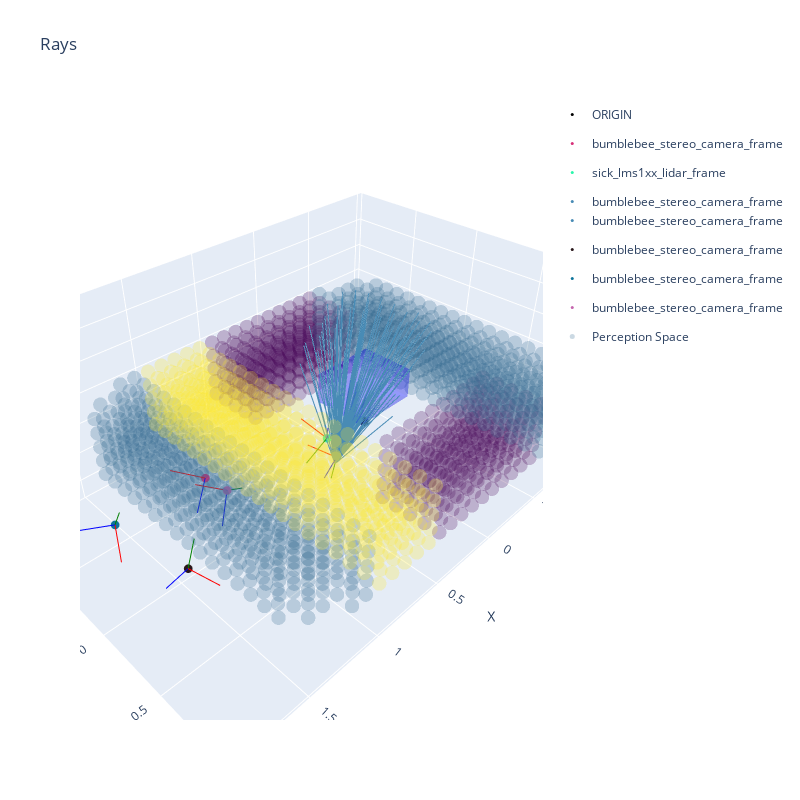

The cell this chart's notebook holds for it:
### Code cell
INDEX_TO_PLOT = 5

design_x_fig = plot_plot_design(INDEX_TO_PLOT, sensor_idx_rays=2, max_rays=100)

### Figure 1 — Plotly figure (JSON) as saved in the notebook; plotly's stock layout.template omitted (floating-point values rounded to 4 significant figures; data arrays with more than 128 entries replaced by an {"elided": "..."} marker saying what was removed)
{"data": [{"marker": {"color": "black", "size": 3}, "mode": "markers", "name": "ORIGIN", "type": "scatter3d", "x": [0], "y": [0], "z": [0]}, {"hoverinfo": "text", "legendgroup": "sensor_0", "marker": {"color": "#d72f78", "size": 3}, "mode": "markers", "name": "bumblebee_stereo_camera_frame", "text": ["Translation:<br>  (x=1.14,<br>  y=-0.18,<br>  z=0.10)", "Quaternion:<br>  (qw=0.24,<br>  qx=-0.87,<br>  qy=0.35,<br>  qz=-0.23)"], "type": "scatter3d", "x": [1.145], "y": [-0.1799], "z": [0.1034]}, {"legendgroup": "sensor_0", "line": {"color": "red", "width": 2}, "mode": "lines", "showlegend": false, "type": "scatter3d", "x": [1.145, 1.275], "y": [-0.1799, -0.325], "z": [0.1034, 0.149]}, {"legendgroup": "sensor_0", "line": {"color": "green", "width": 2}, "mode": "lines", "showlegend": false, "type": "scatter3d", "x": [1.145, 1.044], "y": [-0.1799, -0.3068], "z": [0.1034, -0.01416]}, {"legendgroup": "sensor_0", "line": {"color": "blue", "width": 2}, "mode": "lines", "showlegend": false, "type": "scatter3d", "x": [1.145, 1.259], "y": [-0.1799, -0.1265], "z": [0.1034, -0.05189]}, {"hoverinfo": "text", "legendgroup": "sensor_1", "marker": {"color": "#29f6ab", "size": 3}, "mode": "markers", "name": "sick_lms1xx_lidar_frame", "text": ["Translation:<br>  (x=0.38,<br>  y=0.03,<br>  z=0.09)", "Quaternion:<br>  (qw=0.71,<br>  qx=-0.30,<br>  qy=0.01,<br>  qz=-0.63)"], "type": "scatter3d", "x": [0.3792], "y": [0.03265], "z": [0.08643]}, {"legendgroup": "sensor_1", "line": {"color": "red", "width": 2}, "mode": "lines", "showlegend": false, "type": "scatter3d", "x": [0.3792, 0.4194], "y": [0.03265, -0.1493], "z": [0.08643, 0.1592]}, {"legendgroup": "sensor_1", "line": {"color": "green", "width": 2}, "mode": "lines", "showlegend": false, "type": "scatter3d", "x": [0.3792, 0.5582], "y": [0.03265, 0.03658], "z": [0.08643, -0.002743]}, {"legendgroup": "sensor_1", "line": {"color": "blue", "width": 2}, "mode": "lines", "showlegend": false, "type": "scatter3d", "x": [0.3792, 0.4589], "y": [0.03265, 0.1157], "z": [0.08643, 0.25]}, {"hoverinfo": "text", "legendgroup": "sensor_2", "marker": {"color": "#488bb5", "size": 3}, "mode": "markers", "name": "bumblebee_stereo_camera_frame", "text": ["Translation:<br>  (x=0.30,<br>  y=0.04,<br>  z=-0.10)", "Quaternion:<br>  (qw=-0.52,<br>  qx=0.64,<br>  qy=-0.35,<br>  qz=0.44)"], "type": "scatter3d", "x": [0.2999], "y": [0.04285], "z": [-0.102]}, {"legendgroup": "sensor_2", "line": {"color": "red", "width": 2}, "mode": "lines", "showlegend": false, "type": "scatter3d", "x": [0.2999, 0.3744], "y": [0.04285, -0.1386], "z": [-0.102, -0.06292]}, {"legendgroup": "sensor_2", "line": {"color": "green", "width": 2}, "mode": "lines", "showlegend": false, "type": "scatter3d", "x": [0.2999, 0.302], "y": [0.04285, 0.001573], "z": [-0.102, -0.2977]}, {"legendgroup": "sensor_2", "line": {"color": "blue", "width": 2}, "mode": "lines", "showlegend": false, "type": "scatter3d", "x": [0.2999, 0.4854], "y": [0.04285, 0.1163], "z": [-0.102, -0.1154]}, {"hoverinfo": "text", "legendgroup": "sensor_3", "marker": {"color": "#29171b", "size": 3}, "mode": "markers", "name": "bumblebee_stereo_camera_frame", "text": ["Translation:<br>  (x=1.52,<br>  y=0.12,<br>  z=-0.12)", "Quaternion:<br>  (qw=0.50,<br>  qx=0.32,<br>  qy=0.53,<br>  qz=0.61)"], "type": "scatter3d", "x": [1.518], "y": [0.1185], "z": [-0.1164]}, {"legendgroup": "sensor_3", "line": {"color": "red", "width": 2}, "mode": "lines", "showlegend": false, "type": "scatter3d", "x": [1.518, 1.458], "y": [0.1185, 0.3068], "z": [-0.1164, -0.1454]}, {"legendgroup": "sensor_3", "line": {"color": "green", "width": 2}, "mode": "lines", "showlegend": false, "type": "scatter3d", "x": [1.518, 1.466], "y": [0.1185, 0.1311], "z": [-0.1164, 0.0761]}, {"legendgroup": "sensor_3", "line": {"color": "blue", "width": 2}, "mode": "lines", "showlegend": false, "type": "scatter3d", "x": [1.518, 1.702], "y": [0.1185, 0.1845], "z": [-0.1164, -0.07076]}, {"hoverinfo": "text", "legendgroup": "sensor_4", "marker": {"color": "#0e759b", "size": 3}, "mode": "markers", "name": "bumblebee_stereo_camera_frame", "text": ["Translation:<br>  (x=1.72,<br>  y=-0.19,<br>  z=0.13)", "Quaternion:<br>  (qw=0.72,<br>  qx=0.42,<br>  qy=0.50,<br>  qz=0.24)"], "type": "scatter3d", "x": [1.724], "y": [-0.1909], "z": [0.1297]}, {"legendgroup": "sensor_4", "line": {"color": "red", "width": 2}, "mode": "lines", "showlegend": false, "type": "scatter3d", "x": [1.724, 1.802], "y": [-0.1909, -0.0392], "z": [0.1297, 0.02533]}, {"legendgroup": "sensor_4", "line": {"color": "green", "width": 2}, "mode": "lines", "showlegend": false, "type": "scatter3d", "x": [1.724, 1.738], "y": [-0.1909, -0.083], "z": [0.1297, 0.2974]}, {"legendgroup": "sensor_4", "line": {"color": "blue", "width": 2}, "mode": "lines", "showlegend": false, "type": "scatter3d", "x": [1.724, 1.908], "y": [-0.1909, -0.2639], "z": [0.1297, 0.1608]}, {"hoverinfo": "text", "legendgroup": "sensor_5", "marker": {"color": "#c566ae", "size": 3}, "mode": "markers", "name": "bumblebee_stereo_camera_frame", "text": ["Translation:<br>  (x=1.12,<br>  y=-0.02,<br>  z=0.09)", "Quaternion:<br>  (qw=-0.28,<br>  qx=0.79,<br>  qy=-0.53,<br>  qz=0.12)"], "type": "scatter3d", "x": [1.118], "y": [-0.02221], "z": [0.09315]}, {"legendgroup": "sensor_5", "line": {"color": "red", "width": 2}, "mode": "lines", "showlegend": false, "type": "scatter3d", "x": [1.118, 1.2], "y": [-0.02221, -0.2035], "z": [0.09315, 0.07412]}, {"legendgroup": "sensor_5", "line": {"color": "green", "width": 2}, "mode": "lines", "showlegend": false, "type": "scatter3d", "x": [1.118, 0.9641], "y": [-0.02221, -0.07996], "z": [0.09315, -0.02105]}, {"legendgroup": "sensor_5", "line": {"color": "blue", "width": 2}, "mode": "lines", "showlegend": false, "type": "scatter3d", "x": [1.118, 1.216], "y": [-0.02221, 0.03939], "z": [0.09315, -0.06993]}, {"marker": {"color": {"elided": "1910 float values"}, "colorscale": [[0, "#440154"], [0.1111, "#482878"], [0.2222, "#3e4989"], [0.3333, "#31688e"], [0.4444, "#26828e"], [0.5556, "#1f9e89"], [0.6667, "#35b779"], [0.7778, "#6ece58"], [0.8889, "#b5de2b"], [1, "#fde725"]], "opacity": 0.25, "size": 5}, "mode": "markers", "name": "Perception Space", "type": "scatter3d", "x": {"elided": "1910 float values"}, "y": {"elided": "1910 float values"}, "z": {"elided": "1910 float values"}}, {"color": "blue", "i": [7, 0, 0, 0, 4, 4, 6, 6, 4, 0, 3, 2], "j": [3, 4, 1, 2, 5, 6, 5, 2, 0, 1, 6, 3], "k": [0, 7, 2, 3, 6, 7, 1, 1, 5, 5, 7, 6], "name": "Sensor Pos Constraints", "opacity": 0.2, "showscale": false, "type": "mesh3d", "x": [-0.1996, -0.1996, 0.2404, 0.2404, -0.1996, -0.1996, 0.2404, 0.2404], "y": [-0.18, 0.18, 0.18, -0.18, -0.18, 0.18, 0.18, -0.18], "z": [0.1864, 0.1864, 0.1864, 0.1864, 0.3864, 0.3864, 0.3864, 0.3864]}, {"hoverinfo": "none", "line": {"color": "#488bb5", "width": 2}, "mode": "lines", "showlegend": false, "type": "scatter3d", "x": [0.3005, 0.05052], "y": [0.03047, -0.2045], "z": [-0.1607, 0.7786]}, {"hoverinfo": "none", "line": {"color": "#488bb5", "width": 2}, "mode": "lines", "showlegend": false, "type": "scatter3d", "x": [0.3005, 0.5594], "y": [0.03047, 0.02295], "z": [-0.1607, 0.8052]}, {"hoverinfo": "none", "line": {"color": "#488bb5", "width": 2}, "mode": "lines", "showlegend": false, "type": "scatter3d", "x": [0.3005, 0.3502], "y": [0.03047, -0.04332], "z": [-0.1607, 0.8353]}, {"hoverinfo": "none", "line": {"color": "#488bb5", "width": 2}, "mode": "lines", "showlegend": false, "type": "scatter3d", "x": [0.3005, 0.1425], "y": [0.03047, -0.1198], "z": [-0.1607, 0.8152]}, {"hoverinfo": "none", "line": {"color": "#488bb5", "width": 2}, "mode": "lines", "showlegend": false, "type": "scatter3d", "x": [0.3005, 0.6615], "y": [0.03047, 0.09641], "z": [-0.1607, 0.7695]}, {"hoverinfo": "none", "line": {"color": "#488bb5", "width": 2}, "mode": "lines", "showlegend": false, "type": "scatter3d", "x": [0.3005, 0.4537], "y": [0.03047, 0.03684], "z": [-0.1607, 0.8274]}, {"hoverinfo": "none", "line": {"color": "#488bb5", "width": 2}, "mode": "lines", "showlegend": false, "type": "scatter3d", "x": [0.3005, 0.2414], "y": [0.03047, -0.03537], "z": [-0.1607, 0.8354]}, {"hoverinfo": "none", "line": {"color": "#488bb5", "width": 2}, "mode": "lines", "showlegend": false, "type": "scatter3d", "x": [0.3005, 0.03553], "y": [0.03047, -0.1158], "z": [-0.1607, 0.7924]}, {"hoverinfo": "none", "line": {"color": "#488bb5", "width": 2}, "mode": "lines", "showlegend": false, "type": "scatter3d", "x": [0.3005, 0.5582], "y": [0.03047, 0.1139], "z": [-0.1607, 0.8019]}, {"hoverinfo": "none", "line": {"color": "#488bb5", "width": 2}, "mode": "lines", "showlegend": false, "type": "scatter3d", "x": [0.3005, 0.3448], "y": [0.03047, 0.04756], "z": [-0.1607, 0.8381]}, {"hoverinfo": "none", "line": {"color": "#488bb5", "width": 2}, "mode": "lines", "showlegend": false, "type": "scatter3d", "x": [0.3005, 0.132], "y": [0.03047, -0.02963], "z": [-0.1607, 0.8231]}, {"hoverinfo": "none", "line": {"color": "#488bb5", "width": 2}, "mode": "lines", "showlegend": false, "type": "scatter3d", "x": [0.3005, 0.661], "y": [0.03047, 0.1869], "z": [-0.1607, 0.7588]}, {"hoverinfo": "none", "line": {"color": "#488bb5", "width": 2}, "mode": "lines", "showlegend": false, "type": "scatter3d", "x": [0.3005, 0.4505], "y": [0.03047, 0.1278], "z": [-0.1607, 0.8232]}, {"hoverinfo": "none", "line": {"color": "#488bb5", "width": 2}, "mode": "lines", "showlegend": false, "type": "scatter3d", "x": [0.3005, 0.2343], "y": [0.03047, 0.05554], "z": [-0.1607, 0.8368]}, {"hoverinfo": "none", "line": {"color": "#488bb5", "width": 2}, "mode": "lines", "showlegend": false, "type": "scatter3d", "x": [0.3005, 0.02379], "y": [0.03047, -0.02557], "z": [-0.1607, 0.7986]}, {"hoverinfo": "none", "line": {"color": "#488bb5", "width": 2}, "mode": "lines", "showlegend": false, "type": "scatter3d", "x": [0.3005, 0.5558], "y": [0.03047, 0.2044], "z": [-0.1607, 0.7904]}, {"hoverinfo": "none", "line": {"color": "#488bb5", "width": 2}, "mode": "lines", "showlegend": false, "type": "scatter3d", "x": [0.3005, 0.34], "y": [0.03047, 0.1385], "z": [-0.1607, 0.8326]}, {"hoverinfo": "none", "line": {"color": "#488bb5", "width": 2}, "mode": "lines", "showlegend": false, "type": "scatter3d", "x": [0.3005, 0.1238], "y": [0.03047, 0.06127], "z": [-0.1607, 0.8231]}, {"hoverinfo": "none", "line": {"color": "#488bb5", "width": 2}, "mode": "lines", "showlegend": false, "type": "scatter3d", "x": [0.3005, 0.6583], "y": [0.03047, 0.2762], "z": [-0.1607, 0.7402]}, {"hoverinfo": "none", "line": {"color": "#488bb5", "width": 2}, "mode": "lines", "showlegend": false, "type": "scatter3d", "x": [0.3005, 0.4468], "y": [0.03047, 0.2182], "z": [-0.1607, 0.8105]}, {"hoverinfo": "none", "line": {"color": "#488bb5", "width": 2}, "mode": "lines", "showlegend": false, "type": "scatter3d", "x": [0.3005, 0.2285], "y": [0.03047, 0.1464], "z": [-0.1607, 0.8299]}, {"hoverinfo": "none", "line": {"color": "#488bb5", "width": 2}, "mode": "lines", "showlegend": false, "type": "scatter3d", "x": [0.3005, 0.015], "y": [0.03047, 0.06531], "z": [-0.1607, 0.797]}, {"hoverinfo": "none", "line": {"color": "#488bb5", "width": 2}, "mode": "lines", "showlegend": false, "type": "scatter3d", "x": [0.3005, 0.5519], "y": [0.03047, 0.2935], "z": [-0.1607, 0.7707]}, {"hoverinfo": "none", "line": {"color": "#488bb5", "width": 2}, "mode": "lines", "showlegend": false, "type": "scatter3d", "x": [0.3005, 0.3355], "y": [0.03047, 0.2287], "z": [-0.1607, 0.8188]}, {"hoverinfo": "none", "line": {"color": "#488bb5", "width": 2}, "mode": "lines", "showlegend": false, "type": "scatter3d", "x": [0.3005, 0.1176], "y": [0.03047, 0.152], "z": [-0.1607, 0.8149]}, {"hoverinfo": "none", "line": {"color": "#488bb5", "width": 2}, "mode": "lines", "showlegend": false, "type": "scatter3d", "x": [0.3005, 0.6531], "y": [0.03047, 0.3635], "z": [-0.1607, 0.7138]}, {"hoverinfo": "none", "line": {"color": "#488bb5", "width": 2}, "mode": "lines", "showlegend": false, "type": "scatter3d", "x": [0.3005, 0.4422], "y": [0.03047, 0.307], "z": [-0.1607, 0.7898]}, {"hoverinfo": "none", "line": {"color": "#488bb5", "width": 2}, "mode": "lines", "showlegend": false, "type": "scatter3d", "x": [0.3005, 0.2237], "y": [0.03047, 0.2364], "z": [-0.1607, 0.8148]}, {"hoverinfo": "none", "line": {"color": "#488bb5", "width": 2}, "mode": "lines", "showlegend": false, "type": "scatter3d", "x": [0.3005, 0.008839], "y": [0.03047, 0.156], "z": [-0.1607, 0.7875]}, {"hoverinfo": "none", "line": {"color": "#488bb5", "width": 2}, "mode": "lines", "showlegend": false, "type": "scatter3d", "x": [0.3005, 0.5462], "y": [0.03047, 0.3805], "z": [-0.1607, 0.7432]}, {"hoverinfo": "none", "line": {"color": "#488bb5", "width": 2}, "mode": "lines", "showlegend": false, "type": "scatter3d", "x": [0.3005, 0.3308], "y": [0.03047, 0.3172], "z": [-0.1607, 0.7968]}, {"hoverinfo": "none", "line": {"color": "#488bb5", "width": 2}, "mode": "lines", "showlegend": false, "type": "scatter3d", "x": [0.3005, 0.1129], "y": [0.03047, 0.2418], "z": [-0.1607, 0.7985]}, {"hoverinfo": "none", "line": {"color": "#488bb5", "width": 2}, "mode": "lines", "showlegend": false, "type": "scatter3d", "x": [0.3005, -0.09603], "y": [0.03047, 0.1588], "z": [-0.1607, 0.7483]}, {"hoverinfo": "none", "line": {"color": "#488bb5", "width": 2}, "mode": "lines", "showlegend": false, "type": "scatter3d", "x": [0.3005, 0.4364], "y": [0.03047, 0.3936], "z": [-0.1607, 0.7611]}, {"hoverinfo": "none", "line": {"color": "#488bb5", "width": 2}, "mode": "lines", "showlegend": false, "type": "scatter3d", "x": [0.3005, 0.2193], "y": [0.03047, 0.3246], "z": [-0.1607, 0.7916]}, {"hoverinfo": "none", "line": {"color": "#488bb5", "width": 2}, "mode": "lines", "showlegend": false, "type": "scatter3d", "x": [0.3005, 0.004928], "y": [0.03047, 0.2455], "z": [-0.1607, 0.7701]}, {"hoverinfo": "none", "line": {"color": "#488bb5", "width": 2}, "mode": "lines", "showlegend": false, "type": "scatter3d", "x": [0.3005, 0.5381], "y": [0.03047, 0.4644], "z": [-0.1607, 0.7083]}, {"hoverinfo": "none", "line": {"color": "#488bb5", "width": 2}, "mode": "lines", "showlegend": false, "type": "scatter3d", "x": [0.3005, 0.3255], "y": [0.03047, 0.4033], "z": [-0.1607, 0.7668]}, {"hoverinfo": "none", "line": {"color": "#488bb5", "width": 2}, "mode": "lines", "showlegend": false, "type": "scatter3d", "x": [0.3005, 0.1095], "y": [0.03047, 0.3297], "z": [-0.1607, 0.7741]}, {"hoverinfo": "none", "line": {"color": "#488bb5", "width": 2}, "mode": "lines", "showlegend": false, "type": "scatter3d", "x": [0.3005, -0.09871], "y": [0.03047, 0.2482], "z": [-0.1607, 0.7299]}, {"hoverinfo": "none", "line": {"color": "#488bb5", "width": 2}, "mode": "lines", "showlegend": false, "type": "scatter3d", "x": [0.3005, 0.429], "y": [0.03047, 0.477], "z": [-0.1607, 0.7248]}, {"hoverinfo": "none", "line": {"color": "#488bb5", "width": 2}, "mode": "lines", "showlegend": false, "type": "scatter3d", "x": [0.3005, 0.2151], "y": [0.03047, 0.4103], "z": [-0.1607, 0.7604]}, {"hoverinfo": "none", "line": {"color": "#488bb5", "width": 2}, "mode": "lines", "showlegend": false, "type": "scatter3d", "x": [0.3005, 0.002877], "y": [0.03047, 0.3331], "z": [-0.1607, 0.7447]}, {"hoverinfo": "none", "line": {"color": "#488bb5", "width": 2}, "mode": "lines", "showlegend": false, "type": "scatter3d", "x": [0.3005, 0.5274], "y": [0.03047, 0.5447], "z": [-0.1607, 0.6664]}, {"hoverinfo": "none", "line": {"color": "#488bb5", "width": 2}, "mode": "lines", "showlegend": false, "type": "scatter3d", "x": [0.3005, 0.3193], "y": [0.03047, 0.4862], "z": [-0.1607, 0.7292]}, {"hoverinfo": "none", "line": {"color": "#488bb5", "width": 2}, "mode": "lines", "showlegend": false, "type": "scatter3d", "x": [0.3005, 0.1068], "y": [0.03047, 0.4149], "z": [-0.1607, 0.7419]}, {"hoverinfo": "none", "line": {"color": "#488bb5", "width": 2}, "mode": "lines", "showlegend": false, "type": "scatter3d", "x": [0.3005, -0.09889], "y": [0.03047, 0.3355], "z": [-0.1607, 0.7038]}, {"hoverinfo": "none", "line": {"color": "#488bb5", "width": 2}, "mode": "lines", "showlegend": false, "type": "scatter3d", "x": [0.3005, 0.4196], "y": [0.03047, 0.5565], "z": [-0.1607, 0.6813]}, {"hoverinfo": "none", "line": {"color": "#488bb5", "width": 2}, "mode": "lines", "showlegend": false, "type": "scatter3d", "x": [0.3005, 0.2106], "y": [0.03047, 0.4925], "z": [-0.1607, 0.7216]}, {"hoverinfo": "none", "line": {"color": "#488bb5", "width": 2}, "mode": "lines", "showlegend": false, "type": "scatter3d", "x": [0.3005, 0.002277], "y": [0.03047, 0.418], "z": [-0.1607, 0.7116]}, {"hoverinfo": "none", "line": {"color": "#488bb5", "width": 2}, "mode": "lines", "showlegend": false, "type": "scatter3d", "x": [0.3005, 0.5137], "y": [0.03047, 0.6206], "z": [-0.1607, 0.6179]}, {"hoverinfo": "none", "line": {"color": "#488bb5", "width": 2}, "mode": "lines", "showlegend": false, "type": "scatter3d", "x": [0.2992, 0.538], "y": [0.05523, 0.04056], "z": [-0.04331, 0.9276]}, {"hoverinfo": "none", "line": {"color": "#488bb5", "width": 2}, "mode": "lines", "showlegend": false, "type": "scatter3d", "x": [0.2992, 0.3286], "y": [0.05523, -0.02688], "z": [-0.04331, 0.9529]}, {"hoverinfo": "none", "line": {"color": "#488bb5", "width": 2}, "mode": "lines", "showlegend": false, "type": "scatter3d", "x": [0.2992, 0.1217], "y": [0.05523, -0.1041], "z": [-0.04331, 0.9278]}, {"hoverinfo": "none", "line": {"color": "#488bb5", "width": 2}, "mode": "lines", "showlegend": false, "type": "scatter3d", "x": [0.2992, 0.6405], "y": [0.05523, 0.1148], "z": [-0.04331, 0.8948]}, {"hoverinfo": "none", "line": {"color": "#488bb5", "width": 2}, "mode": "lines", "showlegend": false, "type": "scatter3d", "x": [0.2992, 0.4319], "y": [0.05523, 0.0538], "z": [-0.04331, 0.9478]}, {"hoverinfo": "none", "line": {"color": "#488bb5", "width": 2}, "mode": "lines", "showlegend": false, "type": "scatter3d", "x": [0.2992, 0.2197], "y": [0.05523, -0.01941], "z": [-0.04331, 0.9507]}, {"hoverinfo": "none", "line": {"color": "#488bb5", "width": 2}, "mode": "lines", "showlegend": false, "type": "scatter3d", "x": [0.2992, 0.01517], "y": [0.05523, -0.1004], "z": [-0.04331, 0.9028]}, {"hoverinfo": "none", "line": {"color": "#488bb5", "width": 2}, "mode": "lines", "showlegend": false, "type": "scatter3d", "x": [0.2992, 0.5364], "y": [0.05523, 0.1316], "z": [-0.04331, 0.9251]}, {"hoverinfo": "none", "line": {"color": "#488bb5", "width": 2}, "mode": "lines", "showlegend": false, "type": "scatter3d", "x": [0.2992, 0.3227], "y": [0.05523, 0.06394], "z": [-0.04331, 0.9564]}, {"hoverinfo": "none", "line": {"color": "#488bb5", "width": 2}, "mode": "lines", "showlegend": false, "type": "scatter3d", "x": [0.2992, 0.1106], "y": [0.05523, -0.01405], "z": [-0.04331, 0.9363]}, {"hoverinfo": "none", "line": {"color": "#488bb5", "width": 2}, "mode": "lines", "showlegend": false, "type": "scatter3d", "x": [0.2992, 0.6398], "y": [0.05523, 0.2054], "z": [-0.04331, 0.8848]}, {"hoverinfo": "none", "line": {"color": "#488bb5", "width": 2}, "mode": "lines", "showlegend": false, "type": "scatter3d", "x": [0.2992, 0.4283], "y": [0.05523, 0.1448], "z": [-0.04331, 0.9443]}, {"hoverinfo": "none", "line": {"color": "#488bb5", "width": 2}, "mode": "lines", "showlegend": false, "type": "scatter3d", "x": [0.2992, 0.2122], "y": [0.05523, 0.07145], "z": [-0.04331, 0.9528]}, {"hoverinfo": "none", "line": {"color": "#488bb5", "width": 2}, "mode": "lines", "showlegend": false, "type": "scatter3d", "x": [0.2992, 0.002894], "y": [0.05523, -0.01025], "z": [-0.04331, 0.9095]}, {"hoverinfo": "none", "line": {"color": "#488bb5", "width": 2}, "mode": "lines", "showlegend": false, "type": "scatter3d", "x": [0.2992, 0.5339], "y": [0.05523, 0.2221], "z": [-0.04331, 0.9143]}, {"hoverinfo": "none", "line": {"color": "#488bb5", "width": 2}, "mode": "lines", "showlegend": false, "type": "scatter3d", "x": [0.2992, 0.3176], "y": [0.05523, 0.1549], "z": [-0.04331, 0.9515]}, {"hoverinfo": "none", "line": {"color": "#488bb5", "width": 2}, "mode": "lines", "showlegend": false, "type": "scatter3d", "x": [0.2992, 0.102], "y": [0.05523, 0.07681], "z": [-0.04331, 0.9368]}, {"hoverinfo": "none", "line": {"color": "#488bb5", "width": 2}, "mode": "lines", "showlegend": false, "type": "scatter3d", "x": [0.2992, 0.6371], "y": [0.05523, 0.2948], "z": [-0.04331, 0.8669]}, {"hoverinfo": "none", "line": {"color": "#488bb5", "width": 2}, "mode": "lines", "showlegend": false, "type": "scatter3d", "x": [0.2992, 0.4244], "y": [0.05523, 0.2353], "z": [-0.04331, 0.9323]}, {"hoverinfo": "none", "line": {"color": "#488bb5", "width": 2}, "mode": "lines", "showlegend": false, "type": "scatter3d", "x": [0.2992, 0.2061], "y": [0.05523, 0.1623], "z": [-0.04331, 0.9466]}, {"hoverinfo": "none", "line": {"color": "#488bb5", "width": 2}, "mode": "lines", "showlegend": false, "type": "scatter3d", "x": [0.2992, -0.00627], "y": [0.05523, 0.0806], "z": [-0.04331, 0.9085]}, {"hoverinfo": "none", "line": {"color": "#488bb5", "width": 2}, "mode": "lines", "showlegend": false, "type": "scatter3d", "x": [0.2992, 0.5301], "y": [0.05523, 0.3114], "z": [-0.04331, 0.8954]}, {"hoverinfo": "none", "line": {"color": "#488bb5", "width": 2}, "mode": "lines", "showlegend": false, "type": "scatter3d", "x": [0.2992, 0.313], "y": [0.05523, 0.2452], "z": [-0.04331, 0.9384]}, {"hoverinfo": "none", "line": {"color": "#488bb5", "width": 2}, "mode": "lines", "showlegend": false, "type": "scatter3d", "x": [0.2992, 0.0955], "y": [0.05523, 0.1676], "z": [-0.04331, 0.9292]}, {"hoverinfo": "none", "line": {"color": "#488bb5", "width": 2}, "mode": "lines", "showlegend": false, "type": "scatter3d", "x": [0.2992, 0.632], "y": [0.05523, 0.3823], "z": [-0.04331, 0.8411]}, {"hoverinfo": "none", "line": {"color": "#488bb5", "width": 2}, "mode": "lines", "showlegend": false, "type": "scatter3d", "x": [0.2992, 0.4199], "y": [0.05523, 0.3243], "z": [-0.04331, 0.9122]}, {"hoverinfo": "none", "line": {"color": "#488bb5", "width": 2}, "mode": "lines", "showlegend": false, "type": "scatter3d", "x": [0.2992, 0.2012], "y": [0.05523, 0.2524], "z": [-0.04331, 0.9321]}, {"hoverinfo": "none", "line": {"color": "#488bb5", "width": 2}, "mode": "lines", "showlegend": false, "type": "scatter3d", "x": [0.2992, -0.01265], "y": [0.05523, 0.1713], "z": [-0.04331, 0.8997]}, {"hoverinfo": "none", "line": {"color": "#488bb5", "width": 2}, "mode": "lines", "showlegend": false, "type": "scatter3d", "x": [0.2992, 0.5244], "y": [0.05523, 0.3985], "z": [-0.04331, 0.8685]}, {"hoverinfo": "none", "line": {"color": "#488bb5", "width": 2}, "mode": "lines", "showlegend": false, "type": "scatter3d", "x": [0.2992, 0.3083], "y": [0.05523, 0.3339], "z": [-0.04331, 0.917]}, {"hoverinfo": "none", "line": {"color": "#488bb5", "width": 2}, "mode": "lines", "showlegend": false, "type": "scatter3d", "x": [0.2992, 0.09079], "y": [0.05523, 0.2575], "z": [-0.04331, 0.9136]}, {"hoverinfo": "none", "line": {"color": "#488bb5", "width": 2}, "mode": "lines", "showlegend": false, "type": "scatter3d", "x": [0.2992, 0.6241], "y": [0.05523, 0.4671], "z": [-0.04331, 0.808]}, {"hoverinfo": "none", "line": {"color": "#488bb5", "width": 2}, "mode": "lines", "showlegend": false, "type": "scatter3d", "x": [0.2992, 0.4143], "y": [0.05523, 0.411], "z": [-0.04331, 0.8841]}, {"hoverinfo": "none", "line": {"color": "#488bb5", "width": 2}, "mode": "lines", "showlegend": false, "type": "scatter3d", "x": [0.2992, 0.1969], "y": [0.05523, 0.3408], "z": [-0.04331, 0.9096]}, {"hoverinfo": "none", "line": {"color": "#488bb5", "width": 2}, "mode": "lines", "showlegend": false, "type": "scatter3d", "x": [0.2992, -0.01661], "y": [0.05523, 0.261], "z": [-0.04331, 0.8829]}, {"hoverinfo": "none", "line": {"color": "#488bb5", "width": 2}, "mode": "lines", "showlegend": false, "type": "scatter3d", "x": [0.2992, 0.5167], "y": [0.05523, 0.4828], "z": [-0.04331, 0.8341]}, {"hoverinfo": "none", "line": {"color": "#488bb5", "width": 2}, "mode": "lines", "showlegend": false, "type": "scatter3d", "x": [0.2992, 0.3033], "y": [0.05523, 0.4202], "z": [-0.04331, 0.8877]}, {"hoverinfo": "none", "line": {"color": "#488bb5", "width": 2}, "mode": "lines", "showlegend": false, "type": "scatter3d", "x": [0.2992, 0.08744], "y": [0.05523, 0.3456], "z": [-0.04331, 0.8899]}, {"hoverinfo": "none", "line": {"color": "#488bb5", "width": 2}, "mode": "lines", "showlegend": false, "type": "scatter3d", "x": [0.2992, -0.1194], "y": [0.05523, 0.2636], "z": [-0.04331, 0.8406]}, {"hoverinfo": "none", "line": {"color": "#488bb5", "width": 2}, "mode": "lines", "showlegend": false, "type": "scatter3d", "x": [0.2992, 0.4073], "y": [0.05523, 0.4947], "z": [-0.04331, 0.8484]}, {"hoverinfo": "none", "line": {"color": "#488bb5", "width": 2}, "mode": "lines", "showlegend": false, "type": "scatter3d", "x": [0.2992, 0.193], "y": [0.05523, 0.4267], "z": [-0.04331, 0.879]}, {"hoverinfo": "none", "line": {"color": "#488bb5", "width": 2}, "mode": "lines", "showlegend": false, "type": "scatter3d", "x": [0.2992, -0.01853], "y": [0.05523, 0.3488], "z": [-0.04331, 0.8583]}, {"hoverinfo": "none", "line": {"color": "#488bb5", "width": 2}, "mode": "lines", "showlegend": false, "type": "scatter3d", "x": [0.2992, 0.5065], "y": [0.05523, 0.5634], "z": [-0.04331, 0.7926]}, {"hoverinfo": "none", "line": {"color": "#488bb5", "width": 2}, "mode": "lines", "showlegend": false, "type": "scatter3d", "x": [0.2992, 0.2974], "y": [0.05523, 0.5033], "z": [-0.04331, 0.8507]}, {"hoverinfo": "none", "line": {"color": "#488bb5", "width": 2}, "mode": "lines", "showlegend": false, "type": "scatter3d", "x": [0.2992, 0.08506], "y": [0.05523, 0.4311], "z": [-0.04331, 0.8583]}, {"hoverinfo": "none", "line": {"color": "#488bb5", "width": 2}, "mode": "lines", "showlegend": false, "type": "scatter3d", "x": [0.2992, -0.1194], "y": [0.05523, 0.3511], "z": [-0.04331, 0.8153]}, {"hoverinfo": "none", "line": {"color": "#488bb5", "width": 2}, "mode": "lines", "showlegend": false, "type": "scatter3d", "x": [0.2992, 0.3984], "y": [0.05523, 0.5746], "z": [-0.04331, 0.8055]}, {"hoverinfo": "none", "line": {"color": "#488bb5", "width": 2}, "mode": "lines", "showlegend": false, "type": "scatter3d", "x": [0.2992, 0.1889], "y": [0.05523, 0.5093], "z": [-0.04331, 0.8408]}, {"hoverinfo": "none", "line": {"color": "#488bb5", "width": 2}, "mode": "lines", "showlegend": false, "type": "scatter3d", "x": [0.2992, -0.01883], "y": [0.05523, 0.4339], "z": [-0.04331, 0.8259]}, {"hoverinfo": "none", "line": {"color": "#488bb5", "width": 2}, "mode": "lines", "showlegend": false, "type": "scatter3d", "x": [0.2992, 0.4935], "y": [0.05523, 0.6396], "z": [-0.04331, 0.7446]}, {"hoverinfo": "text", "legendgroup": "sensor_2", "marker": {"color": "#488bb5", "size": 3}, "mode": "markers", "name": "bumblebee_stereo_camera_frame", "text": ["Translation:<br>  (x=0.30,<br>  y=0.04,<br>  z=-0.10)", "Quaternion:<br>  (qw=-0.52,<br>  qx=0.64,<br>  qy=-0.35,<br>  qz=0.44)"], "type": "scatter3d", "x": [0.2999], "y": [0.04285], "z": [-0.102]}, {"legendgroup": "sensor_2", "line": {"color": "red", "width": 2}, "mode": "lines", "showlegend": false, "type": "scatter3d", "x": [0.2999, 0.3744], "y": [0.04285, -0.1386], "z": [-0.102, -0.06292]}, {"legendgroup": "sensor_2", "line": {"color": "green", "width": 2}, "mode": "lines", "showlegend": false, "type": "scatter3d", "x": [0.2999, 0.302], "y": [0.04285, 0.001573], "z": [-0.102, -0.2977]}, {"legendgroup": "sensor_2", "line": {"color": "blue", "width": 2}, "mode": "lines", "showlegend": false, "type": "scatter3d", "x": [0.2999, 0.4854], "y": [0.04285, 0.1163], "z": [-0.102, -0.1154]}], "layout": {"height": 800, "scene": {"aspectmode": "data", "camera": {"center": {"x": 0, "y": 0, "z": 0}, "eye": {"x": 1.25, "y": 1.25, "z": 1.25}, "up": {"x": 0, "y": 0, "z": 1}}, "xaxis": {"title": {"text": "X"}}, "yaxis": {"title": {"text": "Y"}}, "zaxis": {"title": {"text": "Z"}}}, "title": {"text": "Rays"}, "width": 800}}
